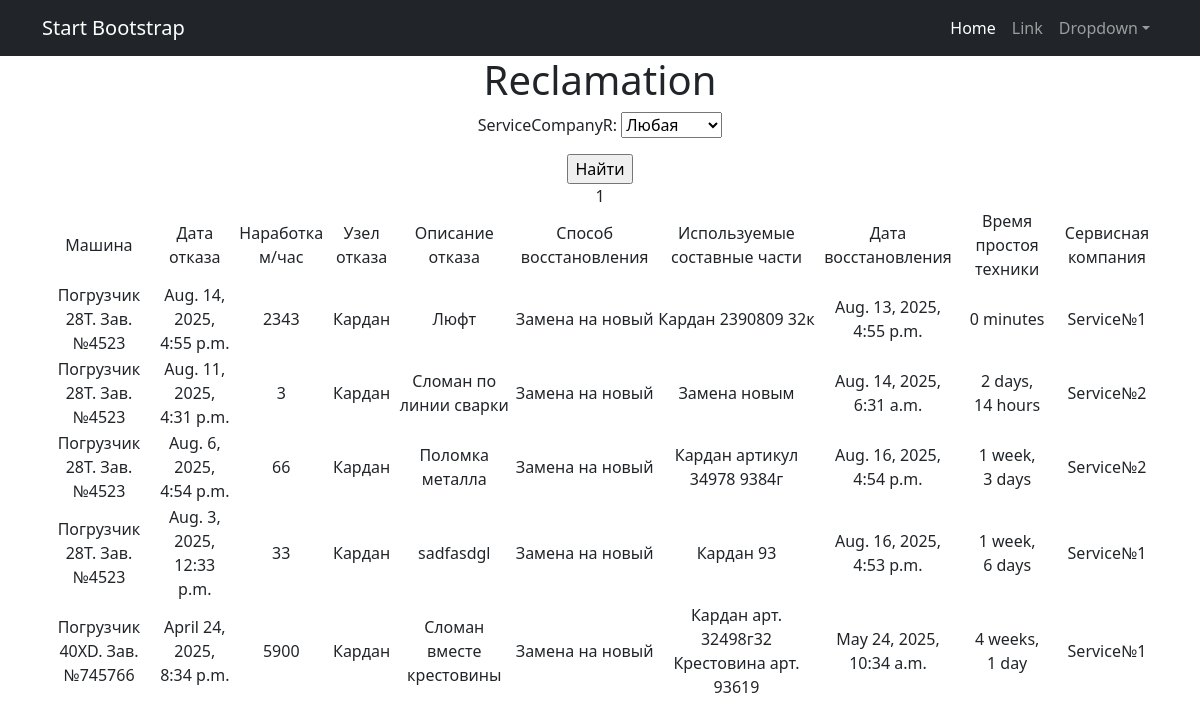
/reclamation/ (signed in), run on the app's committed database.
### serviceBook/models.py (models this page shows, shortened)
class Reclamation(models.Model):
    machine = models.ForeignKey(
        Machine,
        on_delete=models.CASCADE,
        default=1
    )
    dateFailure = models.DateTimeField(default=datetime.today)
    runTime = models.IntegerField(default=0)
    failureNode = models.ForeignKey(
        Manual,
        on_delete=models.CASCADE,
        limit_choices_to={'nameClass': 'FND'},
        related_name='failureNode')
    descriptionFailure = models.TextField()
    wayToRecover = models.ForeignKey(
        Manual,
        on_delete=models.CASCADE,
        limit_choices_to={'nameClass': 'WTR'},
        related_name='wayToRecover')
    spareParts = models.TextField()
    dateRetraiding = models.DateTimeField(default=datetime.today)
    serviceCompanyR = models.ForeignKey(Service, on_delete=models.CASCADE, related_name='serviceCompanyR', default=1)

class Machine(models.Model):
    zavNumberMachine = models.CharField(max_length=20, unique=True)
    modelMachine = models.ForeignKey(
        Manual,
        on_delete=models.CASCADE,
        limit_choices_to={'nameClass': 'MMC'},
        related_name='modelMachine')
    modelMotor = models.ForeignKey(
        Manual,
        on_delete=models.CASCADE,
        limit_choices_to={'nameClass': 'MMT'},
        related_name='modelMotor')
    zavNumberMotor = models.CharField(max_length=20)
    modelTransmission = models.ForeignKey(
        Manual,
        on_delete=models.CASCADE,
        limit_choices_to={'nameClass': 'MT'},
        related_name='modelTransmission')
    zavNumberTransmission = models.CharField(max_length=20)
    modelDriveAxile = models.ForeignKey(
        Manual,
        on_delete=models.CASCADE,
        limit_choices_to={'nameClass': 'MDA'},
        related_name='modelDriveAxile')
    zavNumberDA = models.CharField(max_length=20)
    modelControllAxile = models.ForeignKey(
        Manual,
        on_delete=models.CASCADE,
        limit_choices_to={'nameClass': 'MCA'},
        related_name='modelControllAxile')
    zavNumberCA = models.CharField(max_length=20)
    deliveryContract = models.CharField(max_length=50)
    shipDate = models.DateTimeField(default=datetime.today)
    recipient = models.CharField(max_length=100)
    deliveryAddress = models.CharField(max_length=150)
    package = models.TextField(blank=True)
    client = models.CharField(max_length=150)
    serviceCompany = models.ForeignKey(Service, on_delete=models.CASCADE, related_name='serviceCompany')
    def __str__(self):
        return f'{self.modelMachine}. Зав.№{self.zavNumberMachine}'

class Manual(models.Model):
    modelMachine = 'MMC'
    modelMotor = 'MMT'
    modelTransmission = 'MT'
    modelDriveAxile = 'MDA'
    modelControllAxile = 'MCA'
    typeTO = 'TTO'
    failureNode = 'FND'
    wayToRecover = 'WTR'
    CHOICES = [
        (modelMachine, 'Модель техники'),
        (modelMotor, 'Модель двигателя'),
        (modelTransmission, 'Модель трансмиссии'),
        (modelDriveAxile, 'Модель ведущего моста'),
        (modelControllAxile, 'Модель управляемого моста'),
        (typeTO, 'Вид ТО'),
        (failureNode, 'Узел отказа'),
        (wayToRecover, 'Способ восстановления'),
    ]
    nameClass = models.CharField(max_length=3, choices=CHOICES, default=modelMachine)
    name = models.CharField(max_length=100)
    descriptions = models.TextField()
    def __str__(self):
        return f'{self.name}'

class Service(models.Model):
    name = models.CharField(max_length=20)
    descriptions = models.TextField()
    def __str__(self):
        return f'{self.name}'

### serviceBook/views.py (the view)
# urls.py: path('reclamation/', ReclamationList.as_view(), name='Reclamation_list'),
class ReclamationList(PermissionRequiredMixin,ListView):
    raise_exception = True
    permission_required = ('serviceBook.view_reclamation',)
    queryset = Reclamation.objects.order_by('-dateFailure')
    template_name = 'Reclamation.html'
    context_object_name = 'reclamation'
    paginate_by = 10
    def get_queryset(self):
        queryset = super().get_queryset()
        self.filterset = ReclamationFilter(self.request.GET, queryset)
        return self.filterset.qs
    def get_context_data(self, **kwargs):
        context = super().get_context_data(**kwargs)
        context['filterset'] = self.filterset
        return context

### templates/Reclamation.html (shortened to what this page needs)
{% extends 'flatpages/default.html' %}
{% load custom_tags %}
{% block content %}
<h1>Reclamation</h1>
<form action="" method="get">
       {{ filterset.form.as_p }}
       <input type="submit" value="Найти" />
</form>
{% if reclamation %}
    <table>
        <tr>
            <td>Машина</td>
            <td>Дата отказа</td>
            <td>Наработка м/час</td>
            <td>Узел отказа</td>
            <td>Описание отказа</td>
            <td>Способ восстановления</td>
            <td>Используемые составные части</td>
            <td>Дата восстановления</td>
            <td>Время простоя техники</td>
            <td>Сервисная компания</td>
        </tr>
    {% for single_reclamation in reclamation %}
            <tr>
               <td>{{ single_reclamation.machine }}</td>
               <td>{{ single_reclamation.dateFailure }}</td>
               <td>{{ single_reclamation.runTime }}</td>
               <td>{{ single_reclamation.failureNode }}</td>
               <td>{{ single_reclamation.descriptionFailure }}</td>
               <td>{{ single_reclamation.wayToRecover }}</td>
               <td>{{ single_reclamation.spareParts }}</td>
               <td>{{ single_reclamation.dateRetraiding }}</td>
               <td>{{ single_reclamation.dateRetraiding|timeuntil:single_reclamation.dateFailure }}</td>
               <td>{{ single_reclamation.serviceCompanyR }}</td>
           </tr>
    {% endfor %}
{% else %}
       <h2>Рекламаций нет!</h2>{% endif %}
   {% if page_obj.has_previous %}
        {% load cache %}
   {% endif %}
   {% if page_obj.has_next %}
       {% load cache %}
   {% endif %}
{% endblock content %}

### data on the page
Reclamation: machine "Погрузчик 28T. Зав.№4523", dateFailure "Aug. 14, 2025, 4:55 p.m.", runTime "2343", failureNode "Кардан", descriptionFailure "Люфт", wayToRecover "Замена на новый", spareParts "Кардан 2390809 32к", dateRetraiding "Aug. 13, 2025, 4:55 p.m.", dateRetraiding "0 minutes", serviceCompanyR "Service№1"
Reclamation: machine "Погрузчик 28T. Зав.№4523", dateFailure "Aug. 11, 2025, 4:31 p.m.", runTime "3", failureNode "Кардан", descriptionFailure "Сломан по линии сварки", wayToRecover "Замена на новый", spareParts "Замена новым", dateRetraiding "Aug. 14, 2025, 6:31 a.m.", dateRetraiding "2 days, 14 hours", serviceCompanyR "Service№2"
Reclamation: machine "Погрузчик 28T. Зав.№4523", dateFailure "Aug. 6, 2025, 4:54 p.m.", runTime "66", failureNode "Кардан", descriptionFailure "Поломка металла", wayToRecover "Замена на новый", spareParts "Кардан артикул 34978 9384г", dateRetraiding "Aug. 16, 2025, 4:54 p.m.", dateRetraiding "1 week, 3 days", serviceCompanyR "Service№2"
Reclamation: machine "Погрузчик 28T. Зав.№4523", dateFailure "Aug. 3, 2025, 12:33 p.m.", runTime "33", failureNode "Кардан", descriptionFailure "sadfasdgl", wayToRecover "Замена на новый", spareParts "Кардан 93", dateRetraiding "Aug. 16, 2025, 4:53 p.m.", dateRetraiding "1 week, 6 days", serviceCompanyR "Service№1"
Reclamation: machine "Погрузчик 40XD. Зав.№745766", dateFailure "April 24, 2025, 8:34 p.m.", runTime "5900", failureNode "Кардан", descriptionFailure "Сломан вместе крестовины", wayToRecover "Замена на новый", spareParts "Кардан арт. 32498г32 Крестовина арт. 93619", dateRetraiding "May 24, 2025, 10:34 a.m.", dateRetraiding "4 weeks, 1 day", serviceCompanyR "Service№1"
